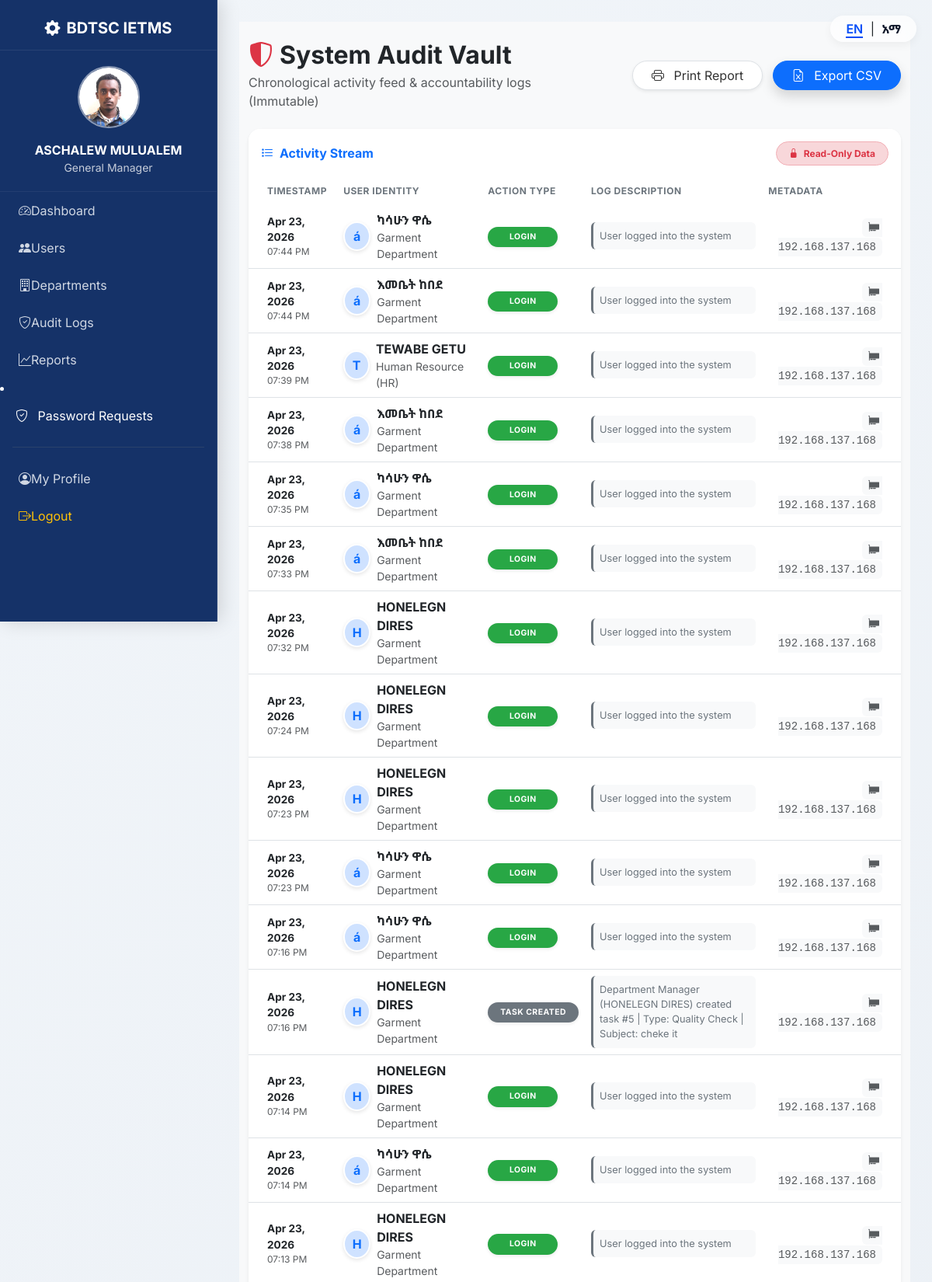
Screenshot of /manager/audit_logs.php (signed in, upper part) with the database file from the repository.
### tables this page shows
CREATE TABLE IF NOT EXISTS `audit_logs` (
  `id` int NOT NULL AUTO_INCREMENT,
  `user_id` int DEFAULT NULL,
  `action` varchar(255) NOT NULL,
  `details` text,
  `ip_address` varchar(45) DEFAULT NULL,
  `created_at` timestamp NOT NULL DEFAULT CURRENT_TIMESTAMP,
  `timestamp` timestamp NOT NULL DEFAULT CURRENT_TIMESTAMP,
  PRIMARY KEY (`id`),
  KEY `user_id` (`user_id`),
  CONSTRAINT `audit_logs_ibfk_1` FOREIGN KEY (`user_id`) REFERENCES `users` (`id`) ON DELETE CASCADE
);

CREATE TABLE IF NOT EXISTS `users` (
  `id` int NOT NULL AUTO_INCREMENT,
  `full_name` varchar(100) NOT NULL,
  `email` varchar(100) NOT NULL,
  `password` varchar(255) NOT NULL,
  `reset_token` varchar(255) DEFAULT NULL,
  `token_expiry` datetime DEFAULT NULL,
  `user_role` varchar(50) NOT NULL,
  `dept_id` int DEFAULT NULL,
  `status` enum('Active','Inactive') DEFAULT 'Active',
  `last_login` datetime DEFAULT NULL,
  `reset_approved` tinyint(1) NOT NULL DEFAULT '0',
  `profile_pic` varchar(255) DEFAULT 'default_user.jpg',
  PRIMARY KEY (`id`),
  UNIQUE KEY `email` (`email`),
  KEY `dept_id` (`dept_id`),
  KEY `idx_reset_token` (`reset_token`),
  CONSTRAINT `users_ibfk_1` FOREIGN KEY (`dept_id`) REFERENCES `departments` (`id`) ON DELETE SET NULL
);

CREATE TABLE IF NOT EXISTS `departments` (
  `id` int NOT NULL AUTO_INCREMENT,
  `dept_name` varchar(100) NOT NULL,
  `dept_type` enum('Production','Support') DEFAULT 'Production',
  `description` text,
  `created_at` timestamp NOT NULL DEFAULT CURRENT_TIMESTAMP,
  PRIMARY KEY (`id`),
  UNIQUE KEY `dept_name` (`dept_name`)
);

### manager/audit_logs.php (the view, shortened to what this page needs)
<?php
require_once '../includes/db.php';
$logs         = [];
$where_clause = "";
$params       = [];
try {
    $query = "SELECT
                a.id,
                a.user_id,
                a.action,
                a.details,
                a.ip_address,
                a.timestamp,
                u.full_name,
                d.dept_name
              FROM audit_logs a
              JOIN users u ON a.user_id = u.id
              JOIN departments d ON u.dept_id = d.id
              $where_clause
              ORDER BY a.timestamp DESC
              LIMIT 150";
    $stmt = $pdo->prepare($query);
    $stmt->execute($params);
    $logs = $stmt->fetchAll(PDO::FETCH_ASSOC);
} catch (PDOException $e) {
    error_log("Audit Log Fetch Error: " . $e->getMessage());
}
include '../includes/header_glass.php';
?>
<div class="container-fluid py-4" style="background: #f8f9fa; min-height: 100vh;">
    <div class="row mb-4 align-items-center">
        <div class="col-md-6">
            <h2 class="fw-bold text-dark mb-1">
                <i class="bi bi-shield-shaded text-danger me-2"></i>System Audit Vault
            </h2>
            <p class="text-muted mb-0">Chronological activity feed & accountability logs (Immutable)</p>
        </div>
        <div class="col-md-6 text-md-end mt-3 mt-md-0">
            <button onclick="window.print()" class="btn btn-white shadow-sm border rounded-pill px-4 me-2">
                <i class="bi bi-printer me-2"></i> Print Report
            </button>
            <button class="btn btn-primary rounded-pill px-4 shadow">
                <i class="bi bi-file-earmark-excel me-2"></i> Export CSV
            </button>
        </div>
    </div>
    <div class="card glass-card border-0 shadow-sm overflow-hidden" style="border-radius: 15px;">
        <div class="card-header bg-white py-3 border-0 d-flex justify-content-between align-items-center">
            <h6 class="mb-0 fw-bold text-primary"><i class="bi bi-list-stars me-2"></i>Activity Stream</h6>
            <div class="badge bg-danger-subtle text-danger border border-danger-subtle px-3 py-2 rounded-pill">
                <i class="bi bi-lock-fill me-1"></i> Read-Only Data
            </div>
        </div>
        <div class="table-responsive">
            <table class="table table-hover align-middle mb-0">
                <thead class="bg-light">
                    <tr class="text-muted text-uppercase" style="font-size: 0.75rem; letter-spacing: 0.5px;">
                        <th class="ps-4">Timestamp</th>
                        <th>User Identity</th>
                        <th>Action Type</th>
                        <th>Log Description</th>
                        <th class="pe-4">Metadata</th>
                    </tr>
                </thead>
                <tbody>
                    <?php if(empty($logs)): ?>
                        <tr>
                            <td colspan="5" class="text-center py-5">
                                <div class="py-4">
                                    <i class="bi bi-database-exclamation fs-1 text-muted d-block mb-3"></i>
                                    <h5 class="text-muted">No audit logs found.</h5>
                                    <p class="small text-muted">System activities will appear here once recorded.</p>
                                </div>
                            </td>
                        </tr>
                    <?php else: ?>
                        <?php foreach($logs as $log): ?>
                        <tr>
                            <td class="ps-4">
                                <div class="fw-bold text-dark" style="font-size: 0.85rem;">
                                    <?php echo date('M d, Y', strtotime($log['timestamp'])); ?>
                                </div>
                                <div class="text-muted" style="font-size: 0.75rem;">
                                    <?php echo date('h:i A', strtotime($log['timestamp'])); ?>
                                </div>
                            </td>
                            <td>
                                <div class="d-flex align-items-center">
                                    <div class="avatar-circle me-2 bg-primary-subtle text-primary rounded-circle d-flex align-items-center justify-content-center" style="width: 38px; height: 38px; font-weight: bold; border: 2px solid #fff; box-shadow: 0 2px 5px rgba(0,0,0,0.1);">
                                        <?php echo substr($log['full_name'], 0, 1); ?>
                                    </div>
                                    <div>
                                        <div class="fw-bold mb-0 text-dark"><?php echo htmlspecialchars($log['full_name']); ?></div>
                                        <div class="text-muted small"><?php echo htmlspecialchars($log['dept_name']); ?></div>
                                    </div>
                                </div>
                            </td>
                            <td>
                                <?php
                                    $act = strtoupper($log['action']);
                                    $badge_class = 'bg-secondary';
                                    if(strpos($act, 'LOGIN') !== false) $badge_class = 'bg-success';
                                    if(strpos($act, 'UPDATE') !== false) $badge_class = 'bg-warning text-dark';
                                ?>
                                <span class="badge <?php echo $badge_class; ?> rounded-pill px-3 py-2 shadow-sm" style="font-size: 0.65rem; min-width: 90px; letter-spacing: 0.5px;">
                                    <?php echo $act; ?>
                                </span>
                            </td>
                            <td class="small text-secondary" style="max-width: 350px;">
                                <div class="bg-light p-2 rounded border-start border-3 border-secondary" style="font-size: 0.8rem;">
                                    <?php echo htmlspecialchars($log['details']); ?>
                                </div>
                            </td>
                            <td class="pe-4 text-end">
                                <code class="text-muted small fw-normal bg-light px-2 py-1 rounded">
                                    <i class="bi bi-pci-card me-1"></i><?php echo $log['ip_address']; ?>
                                </code>
                            </td>
                        </tr>
                        <?php endforeach; ?>
                    <?php endif; ?>
                </tbody>
            </table>
        </div>
    </div>
</div>
<?php include '../includes/footer_glass.php'; ?>

### assets/css/glassmorphism.css (style rules this page uses)
:root { --bdtsc-primary: #054ef7; --bdtsc-dark: #0f172a; --glass-bg: rgba(255, 255, 255, 0.6); --glass-border: rgba(255, 255, 255, 0.5); --glass-sidebar: rgba(15, 23, 42, 0.85); }
body { background: #f1f5f9; background: linear-gradient(135deg, #f1f5f9 0%, #e2e8f0 100%); background-attachment: fixed; }
.glass-card { background: var(--glass-bg); border-radius: 16px; box-shadow: 0 8px 32px rgba(31, 38, 135, 0.07); -webkit-backdrop-filter: blur(12px); backdrop-filter: blur(12px); border: 1px solid var(--glass-border); transition: transform 0.3s ease, box-shadow 0.3s ease; }

### includes/header_glass.php (style rules this page uses)
body { font-family: 'Inter', 'Noto Sans Ethiopic', sans-serif; }

### manager/audit_logs.php (style rules this page uses)
.glass-card { background: rgba(255, 255, 255, 0.95); backdrop-filter: blur(10px); border: 1px solid rgba(255, 255, 255, 0.2); }
.table thead th { font-weight: 700; border: none; color: #6c757d; }
.table tbody tr { transition: all 0.2s ease; }
.btn-white { background: #fff; color: #333; }
.bg-success { background-color: #28a745 !important; }
.bg-primary-subtle { background-color: #e7f1ff; }
.bg-danger-subtle { background-color: #fceaea; }

### rows the page displays
audit_logs: timestamp "Apr 23, 2026", timestamp "07:44 PM", user.full_name "á", user.full_name "ካሳሁን ዋሴ", departments.dept_name "Garment Department", action "LOGIN", details "User logged into the system", ip_address "192.168.137.168"
audit_logs: timestamp "Apr 23, 2026", timestamp "07:44 PM", user.full_name "á", user.full_name "እመቤት ከበደ", departments.dept_name "Garment Department", action "LOGIN", details "User logged into the system", ip_address "192.168.137.168"
audit_logs: timestamp "Apr 23, 2026", timestamp "07:39 PM", user.full_name "T", user.full_name "TEWABE GETU", departments.dept_name "Human Resource (HR)", action "LOGIN", details "User logged into the system", ip_address "192.168.137.168"
audit_logs: timestamp "Apr 23, 2026", timestamp "07:38 PM", user.full_name "á", user.full_name "እመቤት ከበደ", departments.dept_name "Garment Department", action "LOGIN", details "User logged into the system", ip_address "192.168.137.168"
audit_logs: timestamp "Apr 23, 2026", timestamp "07:35 PM", user.full_name "á", user.full_name "ካሳሁን ዋሴ", departments.dept_name "Garment Department", action "LOGIN", details "User logged into the system", ip_address "192.168.137.168"
audit_logs: timestamp "Apr 23, 2026", timestamp "07:33 PM", user.full_name "á", user.full_name "እመቤት ከበደ", departments.dept_name "Garment Department", action "LOGIN", details "User logged into the system", ip_address "192.168.137.168"
audit_logs: timestamp "Apr 23, 2026", timestamp "07:32 PM", user.full_name "H", user.full_name "HONELEGN DIRES", departments.dept_name "Garment Department", action "LOGIN", details "User logged into the system", ip_address "192.168.137.168"
audit_logs: timestamp "Apr 23, 2026", timestamp "07:24 PM", user.full_name "H", user.full_name "HONELEGN DIRES", departments.dept_name "Garment Department", action "LOGIN", details "User logged into the system", ip_address "192.168.137.168"
audit_logs: timestamp "Apr 23, 2026", timestamp "07:23 PM", user.full_name "H", user.full_name "HONELEGN DIRES", departments.dept_name "Garment Department", action "LOGIN", details "User logged into the system", ip_address "192.168.137.168"
audit_logs: timestamp "Apr 23, 2026", timestamp "07:23 PM", user.full_name "á", user.full_name "ካሳሁን ዋሴ", departments.dept_name "Garment Department", action "LOGIN", details "User logged into the system", ip_address "192.168.137.168"
audit_logs: timestamp "Apr 23, 2026", timestamp "07:16 PM", user.full_name "á", user.full_name "ካሳሁን ዋሴ", departments.dept_name "Garment Department", action "LOGIN", details "User logged into the system", ip_address "192.168.137.168"
audit_logs: timestamp "Apr 23, 2026", timestamp "07:16 PM", user.full_name "H", user.full_name "HONELEGN DIRES", departments.dept_name "Garment Department", action "TASK CREATED", details "Department Manager (HONELEGN DIRES) created task #5 | Type: Quality Check | Subject: cheke it", ip_address "192.168.137.168"
audit_logs: timestamp "Apr 23, 2026", timestamp "07:14 PM", user.full_name "H", user.full_name "HONELEGN DIRES", departments.dept_name "Garment Department", action "LOGIN", details "User logged into the system", ip_address "192.168.137.168"
audit_logs: timestamp "Apr 23, 2026", timestamp "07:14 PM", user.full_name "á", user.full_name "ካሳሁን ዋሴ", departments.dept_name "Garment Department", action "LOGIN", details "User logged into the system", ip_address "192.168.137.168"
audit_logs: timestamp "Apr 23, 2026", timestamp "07:13 PM", user.full_name "H", user.full_name "HONELEGN DIRES", departments.dept_name "Garment Department", action "LOGIN", details "User logged into the system", ip_address "192.168.137.168"

### other values shown
$full_name "ASCHALEW MULUALEM"
$user_role "General Manager"
__('dashboard') "Dashboard"
__('users') "Users"
__('departments') "Departments"
__('audit_logs') "Audit Logs"
__('reports') "Reports"
__('logout') "Logout"
